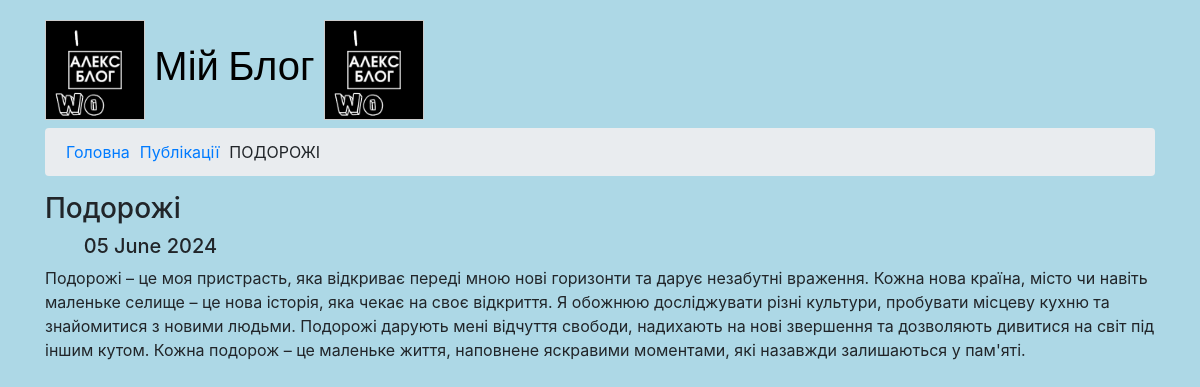
Screenshot of /articles/2024/06/05/podorozhi/ with the database file from the repository.
### app_blog/models.py (models this page shows, shortened)
class Article(models.Model):
    title = models.CharField(u'Заголовок', max_length=250, help_text=u'Максимум 250 сим.')
    description = models.TextField(blank=True, verbose_name=u'Опис')
    pub_date = models.DateTimeField(u'Дата публікації', default=timezone.now)
    slug = models.SlugField(u'Слаг', unique_for_date='pub_date')
    main_page = models.BooleanField(u'Головна', default=True, help_text=u'Показувати')
    category = models.ForeignKey(Category, related_name='articles', blank=True, null=True, verbose_name=u'Категорія', on_delete=models.CASCADE)
    objects = models.Manager()
    class Meta:
        ordering = ['-pub_date']
        verbose_name = u'Стаття'
        verbose_name_plural = u'Статті'

### app_blog/views.py (the view)
# urls.py: path('articles/<int:year>/<int:month>/<int:day>/<slug:slug>/', ArticleDetail.as_view(), name='news-detail'),
class ArticleDetail(DateDetailView):
    model = Article
    template_name = 'article_detail.html'
    context_object_name = 'item'
    date_field = 'pub_date'
    query_pk_and_slug = True
    month_format = '%m'
    allow_future = True
    def get_context_data(self, *args, **kwargs):
        context = super(ArticleDetail, self).get_context_data(*args, **kwargs)
        try:
            context['images'] = context['item'].images.all()
        except:
            pass
        return context

### app_blog/templates/article_detail.html (shortened to what this page needs)
{% extends "base.html" %}
{% load static %}
{% block content %}{% endblock %}

### app_blog/templates/base.html (shortened to what this page needs)
<!DOCTYPE html>
<html lang="uk">
{% load static %}
<head>
    <link rel="stylesheet" href="{% static 'css/bootstrap.min.css' %}">
    <link type="text/css" href="{% static 'css/main.css' %}" rel="stylesheet">
</head>
<body>
    <div class="container">
        <h1>
            <img src="{% static 'images/blog_logo.gif' %}" alt="Логотип" class="logo">
            Мій Блог
            <img src="{% static 'images/blog_logo.gif' %}" alt="Логотип" class="logo">
        </h1>
        <div>
            <ol class="breadcrumb">
                <li><a href="/">Головна</a></li>
                <li><a href="{% url 'articles-list' %}">Публікації</a></li>
                <li>{{ item.title|upper }}</li>
            </ol>
        </div>
        {% block content %}
        {% endblock %}
    </div>
</body>
</html>

### app_blog/static/css/main.css (style rules this page uses)
body { background-image: url(''); background-color: #add8e6; background-size: cover; background-repeat: no-repeat; }
div > h1 { color: #000000; font-family: 'Ubuntu', sans-serif; margin-top: 20px; }
body > div > div > ol > li { margin: 0 5px; }
p { margin: 0; text-indent: 3ch; }
.logo { width: 100px; border: 1px solid #ccc; }

### rows the page displays
Article: title "ПОДОРОЖІ", title+pub_date+description "Подорожі 05 June 2024 Подорожі – це моя пристрасть, яка відкриває переді мною нові горизонти та дарує незабутні враження. Кожна нова країна, місто чи навіть маленьке селище – це нова історія, яка чекає на своє відкриття. Я обожнюю досліджувати різні культури, пробувати місцеву кухню та знайомитися з новими людьми. Подорожі дарують мені відчуття свободи, надихають на нові звершення та дозволяють дивитися на світ під іншим кутом. Кожна подорож – це маленьке життя, наповнене яскравими моментами, які назавжди залишаються у пам'яті."
